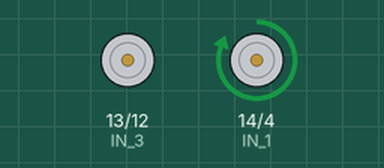
Simulated run of this sketch. Board: Arduino Uno, built with avr-gcc and run on an emulated ATmega328P. On the bench: motor-driver pin pairs drawn as motors (green arrow = first pin HIGH = forward, orange = second pin HIGH = backward, longer = more drive).

Above: at 0.1 s.
At 3.1 s:
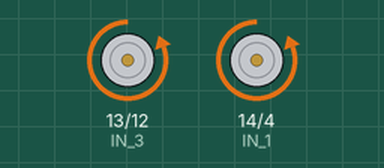
At 5.1 s:
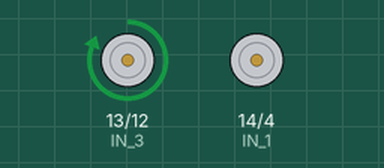
Timing chart, 0 to 6.6 s (numbered marks = the images above):
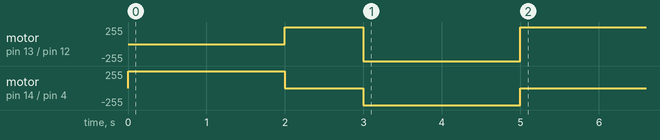

The sketch:

motor-sensor-esp8266.ino
```cpp
#define  IN_2    4        // L9110S  A-1B <——> GPIO4 (D4) MOTOR A
#define  IN_1    14       // L9110S  A-1A <——> GPIO14(D5) MOTOR A
#define  IN_4    12       // L9110S  B-1B <——> GPIO12(D6) MOTOR B
#define  IN_3    13       // L9110S  B-1A <——> GPIO13(D7) MOTOR B

int speedCar = 255;       // 0 - 255

void setup()
{
  pinMode(LED_BUILTIN, OUTPUT);
  pinMode(IN_1, OUTPUT);
  pinMode(IN_2, OUTPUT);
  pinMode(IN_3, OUTPUT);
  pinMode(IN_4, OUTPUT);

  goLeft();
  digitalWrite(LED_BUILTIN, LOW);
  delay(2000);
  stopRobot();
  digitalWrite(LED_BUILTIN, HIGH);
  delay(1000);
  goRight();
  digitalWrite(LED_BUILTIN, LOW);
  delay(2000);
  stopRobot();
  digitalWrite(LED_BUILTIN, HIGH);
  delay(1000);

}

void loop()
{

}


void goBack()
{
  analogWrite(IN_1, speedCar);
  digitalWrite(IN_2, LOW);
  digitalWrite(IN_3, LOW);
  analogWrite(IN_4, speedCar);
}

void goAhead()
{
  digitalWrite(IN_1, LOW);
  analogWrite(IN_2, speedCar);
  analogWrite(IN_3, speedCar);
  digitalWrite(IN_4, LOW);
}

void goLeft()
{
  analogWrite(IN_1, speedCar);
  digitalWrite(IN_2, LOW);
  analogWrite(IN_3, speedCar);
  digitalWrite(IN_4, LOW);
}

void goRight()
{
  digitalWrite(IN_1, LOW);
  analogWrite(IN_2, speedCar);
  digitalWrite(IN_3, LOW);
  analogWrite(IN_4, speedCar);
}


void stopRobot()
{
  digitalWrite(IN_1, LOW);
  digitalWrite(IN_2, LOW);
  digitalWrite(IN_3, LOW);
  digitalWrite(IN_4, LOW);
}
```
